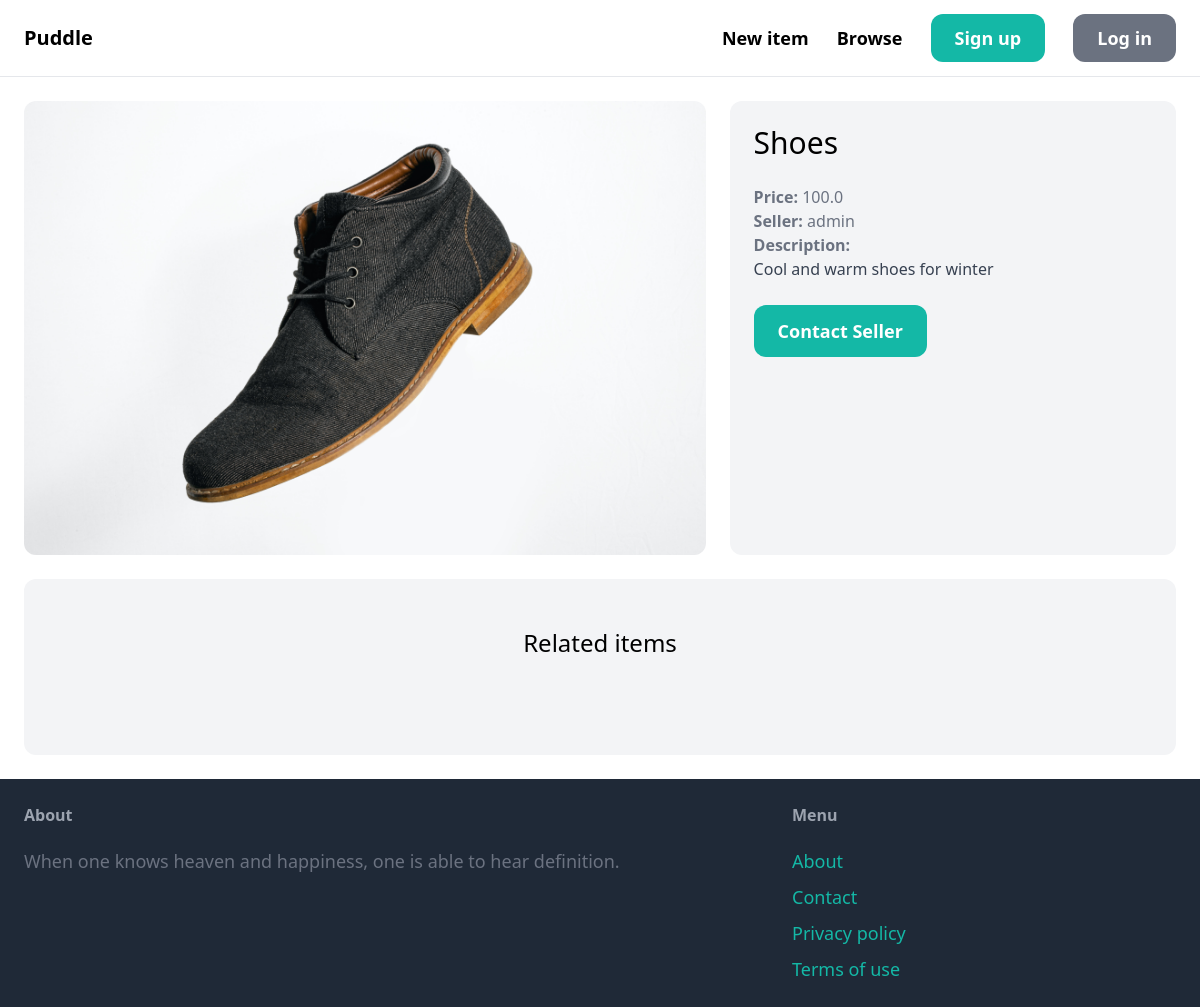
Screenshot of /items/2/ with the database file from the repository.
### item/models.py (models this page shows, shortened)
class Item(models.Model):
    category = models.ForeignKey(Category, related_name='items', on_delete=models.CASCADE)
    name = models.CharField(max_length=255)
    description = models.TextField(blank=True, null=True)
    price = models.FloatField()
    image = models.ImageField(upload_to='item_images', blank=True, null=True)
    sold = models.BooleanField(default=False)
    created_by = models.ForeignKey(User, related_name='items', on_delete=models.CASCADE)
    created_at = models.DateTimeField(auto_now_add=True)

### item/views.py (the view)
# urls.py: path('<int:pk>/', views.detail, name='detail'),
def detail(request, pk):
    item = get_object_or_404(Item, pk=pk)
    related_items = Item.objects.filter(category=item.category, sold=False).exclude(pk=pk)[:3]
    return render(request, 'item/detail.html', context={
        'item': item,
        'related_items': related_items,
    })

### item/templates/item/detail.html (shortened to what this page needs)
{% extends 'core/base.html' %}
{% block content %}
<div class="grid grid-cols-5 gap-6">
    <div class="col-span-3">
        <img src="{{ item.image.url }}" class="rounded-xl">
    </div>
    <div class="col-span-2 p-6 bg-gray-100 rounded-xl">
        <h1 class="mb-6 text-3xl">{{ item.name }}</h1>
        <p class="text-gray-500"><strong>Price: </strong>{{ item.price }}</p>
        <p class="text-gray-500"><strong>Seller: </strong>{{ item.created_by.username }}</p>
        {% if item.description %}
        <p class="text-gray-700">
            <strong class="text-gray-500">Description:</strong><br>
            {{ item.description }}
        </p>
        {% endif %}
        <a href="#"
           class="inline-block mt-6 px-6 py-3 text-lg font-semibold bg-teal-500 text-white rounded-xl hover:bg-teal-700">
            Contact Seller
        </a>
    </div>
</div>
<div class="mt-6 px-6 py-12 bg-gray-100 rounded-xl">
    <h2 class="mb-12 text-2xl text-center">Related items</h2>
</div>
{% endblock %}

### rows the page displays
Item: image (picture), name "Shoes", price "100.0", created_by.username "admin", description "Cool and warm shoes for winter"
